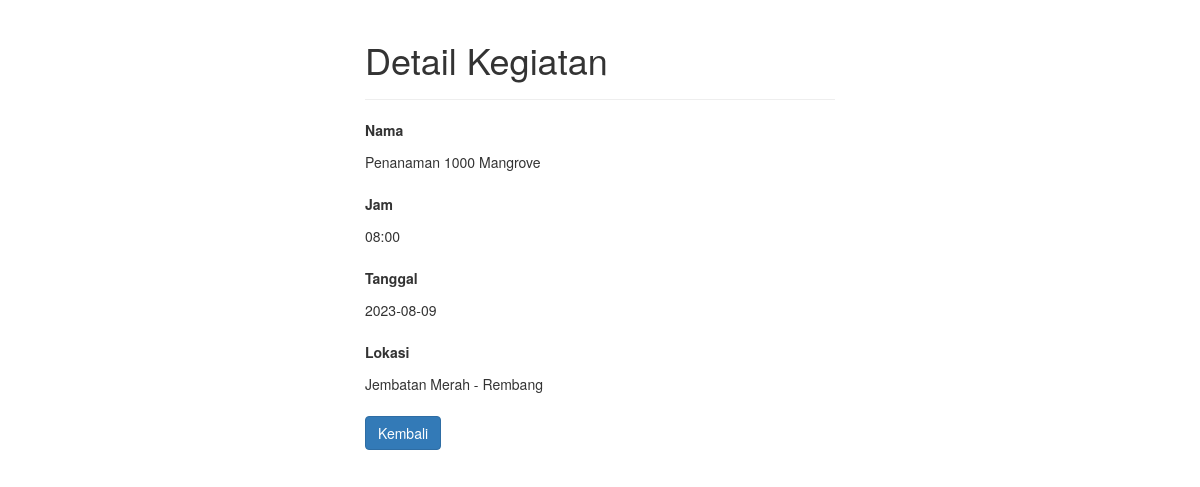
/jadwal_event/aksi.php?id=1, run on the app's committed database.
### tables this page shows
CREATE TABLE `tb_jadwal2` (
  `id` int(11) NOT NULL,
  `nama` varchar(255) NOT NULL,
  `waktu` varchar(6) NOT NULL,
  `tanggal` date NOT NULL,
  `lokasi` varchar(255) NOT NULL
);

### jadwal_event/aksi.php (the view, shortened to what this page needs)
<?php
if(isset($_GET["id"]) && !empty(trim($_GET["id"]))){
    require_once "koneksi.php";
    $sql = "SELECT * FROM tb_jadwal2 WHERE id = ?";
    if($stmt = mysqli_prepare($link, $sql)){
        mysqli_stmt_bind_param($stmt, "i", $param_id);
        if(mysqli_stmt_execute($stmt)){
            $result = mysqli_stmt_get_result($stmt);
            if(mysqli_num_rows($result) == 1){
                $row = mysqli_fetch_array($result, MYSQLI_ASSOC);
            } else{
                header("location: ../error.php");
                exit();
            }
        } else{
            echo "Ups! Ada yang tidak beres. Silahkan coba lagi nanti.";
        }
    }
} else{
    header("location: ../error.php");
    exit();
}
?>
<!DOCTYPE html>
<html lang="en">
<head>
    <link rel="stylesheet" href="https://maxcdn.bootstrapcdn.com/bootstrap/3.3.7/css/bootstrap.css">
</head>
<body>
    <div class="wrapper">
        <div class="container-fluid">
            <div class="row">
                <div class="col-md-12">
                    <div class="page-header">
                        <h1>Detail Kegiatan</h1>
                    </div>
                    <div class="form-group">
                        <label>Nama</label>
                        <p class="form-control-static"><?php echo $row["nama"]; ?></p>
                    </div>
                    <div class="form-group">
                        <label>Jam</label>
                        <p class="form-control-static"><?php echo $row["waktu"]; ?></p>
                    </div>
                    <div class="form-group">
                        <label>Tanggal</label>
                        <p class="form-control-static"><?php echo $row["tanggal"]; ?></p>
                    </div>
                    <div class="form-group">
                        <label>Lokasi</label>
                        <p class="form-control-static"><?php echo $row["lokasi"]; ?></p>
                    </div>
                    <p><a href="index.php" class="btn btn-primary">Kembali</a></p>
                </div>
            </div>
        </div>
    </div>
</body>
</html>

### jadwal_event/aksi.php (style rules this page uses)
.wrapper { width: 500px; margin: 0 auto; }

### data on the page
tb_jadwal2: nama "Penanaman 1000 Mangrove", waktu "08:00", tanggal "2023-08-09", lokasi "Jembatan Merah - Rembang"
